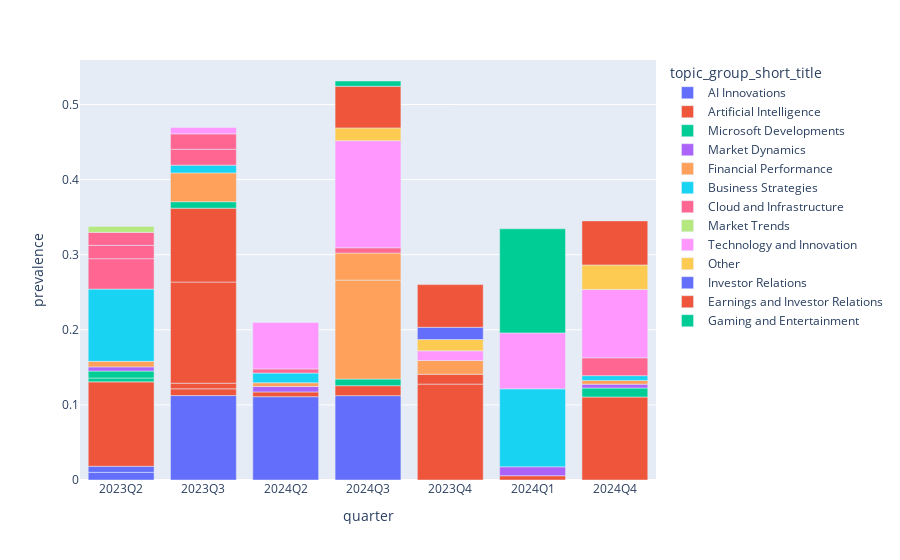

Write notebook code for a chart like this one.
### Markdown cell above
# Section 3: Corpus Level Analysis

Instead of analyzing a topic across quarters, what if we could analyze quarters across topics. Specifically, let's answer the question: What was noteworthy about each quarter. This will provide us a much richer visualization as a jumping off point for as many topic specific analyses we could want.

### Code cell
ticker = "GOOG"
quarters = pd.DataFrame(index.queryMeta(f"SELECT distinct(quarter) from doc_meta WHERE ticker='{ticker}'")).quarter
        

## This query compares one of google's quarters to all other quarters to pull out what made it distinct
## An alternative approach could be comparing the quarter only to those that came before it
## The api provides the ability to compare any 1 group to any other group and provides 
## The same high level structured overview
dfs = []
for q in quarters:
    tmp = pd.DataFrame(index.topicDiff(
        q1=f"ticker='{ticker}' AND quarter='{q}'", 
        q2=f"ticker='{ticker}' AND quarter!='{q}'",
        cutoff=1.0,
        limit=100
    )["topics"])
    tmp["quarter"] = q
    dfs.append(tmp)
topic_df = pd.concat(dfs).sort_values("quarter")

px.bar(topic_df, x="quarter", y="prevalence", hover_data=["short_title", "topic_id"], color="topic_group_short_title")

### Figure 1 — Plotly figure (JSON) as saved in the notebook; plotly's stock layout.template omitted (floating-point values rounded to 4 significant figures)
{"data": [{"alignmentgroup": "True", "customdata": [["AI Cloud Services", 42], ["Advancements in AI Models", 26], ["Generative AI Infrastructure", 57], ["Generative AI Infrastructure", 57], ["Generative AI Infrastructure", 57]], "hovertemplate": "topic_group_short_title=AI Innovations<br>quarter=%{x}<br>prevalence=%{y}<br>short_title=%{customdata[0]}<br>topic_id=%{customdata[1]}<extra></extra>", "legendgroup": "AI Innovations", "marker": {"color": "#636efa", "pattern": {"shape": ""}}, "name": "AI Innovations", "offsetgroup": "AI Innovations", "orientation": "v", "showlegend": true, "textposition": "auto", "type": "bar", "x": ["2023Q2", "2023Q2", "2023Q3", "2024Q2", "2024Q3"], "xaxis": "x", "y": [0.01023, 0.008053, 0.1124, 0.1109, 0.1123], "yaxis": "y"}, {"alignmentgroup": "True", "customdata": [["AI-Powered Retail Advertising", 77], ["Generative AI for Ads", 173], ["AI Programming Features", 111], ["AI-Powered Retail Advertising", 77], ["AI in Search Experience", 124], ["AI-Powered Retail Advertising", 77], ["AI Interaction and Engagement", 32], ["Generative AI for Ads", 173], ["AI Investment Strategy", 73], ["AI Investment Strategy", 73], ["AI in Search Experience", 124]], "hovertemplate": "topic_group_short_title=Artificial Intelligence<br>quarter=%{x}<br>prevalence=%{y}<br>short_title=%{customdata[0]}<br>topic_id=%{customdata[1]}<extra></extra>", "legendgroup": "Artificial Intelligence", "marker": {"color": "#EF553B", "pattern": {"shape": ""}}, "name": "Artificial Intelligence", "offsetgroup": "Artificial Intelligence", "orientation": "v", "showlegend": true, "textposition": "auto", "type": "bar", "x": ["2023Q2", "2023Q3", "2023Q3", "2023Q3", "2023Q3", "2023Q4", "2023Q4", "2024Q1", "2024Q2", "2024Q3", "2024Q4"], "xaxis": "x", "y": [0.1124, 0.009015, 0.007433, 0.1347, 0.09838, 0.1277, 0.01309, 0.005718, 0.006363, 0.01323, 0.1105], "yaxis": "y"}, {"alignmentgroup": "True", "customdata": [["Microsoft 365 Renewals", 119], ["Microsoft Business Solutions", 0], ["Microsoft Business Solutions", 0], ["Microsoft Business Solutions", 0], ["Microsoft Business Solutions", 0]], "hovertemplate": "topic_group_short_title=Microsoft Developments<br>quarter=%{x}<br>prevalence=%{y}<br>short_title=%{customdata[0]}<br>topic_id=%{customdata[1]}<extra></extra>", "legendgroup": "Microsoft Developments", "marker": {"color": "#00cc96", "pattern": {"shape": ""}}, "name": "Microsoft Developments", "offsetgroup": "Microsoft Developments", "orientation": "v", "showlegend": true, "textposition": "auto", "type": "bar", "x": ["2023Q2", "2023Q2", "2023Q3", "2024Q3", "2024Q4"], "xaxis": "x", "y": [0.005105, 0.009231, 0.008599, 0.008828, 0.01195], "yaxis": "y"}, {"alignmentgroup": "True", "customdata": [["Consumer Trends in China", 98], ["CapEx Investment Trends", 150], ["CapEx Investment Trends", 150], ["Market Dynamics and Opportunities", 72]], "hovertemplate": "topic_group_short_title=Market Dynamics<br>quarter=%{x}<br>prevalence=%{y}<br>short_title=%{customdata[0]}<br>topic_id=%{customdata[1]}<extra></extra>", "legendgroup": "Market Dynamics", "marker": {"color": "#ab63fa", "pattern": {"shape": ""}}, "name": "Market Dynamics", "offsetgroup": "Market Dynamics", "orientation": "v", "showlegend": true, "textposition": "auto", "type": "bar", "x": ["2023Q2", "2024Q1", "2024Q2", "2024Q4"], "xaxis": "x", "y": [0.005587, 0.01187, 0.007187, 0.005117], "yaxis": "y"}, {"alignmentgroup": "True", "customdata": [["Gross Margin Dynamics", 167], ["Leadership Transition and Investment", 185], ["Financial Performance Metrics", 134], ["Shareholder Returns", 47], ["Google Revenue Growth", 102], ["Leadership Transition and Investment", 185], ["Shareholder Returns", 47]], "hovertemplate": "topic_group_short_title=Financial Performance<br>quarter=%{x}<br>prevalence=%{y}<br>short_title=%{customdata[0]}<br>topic_id=%{customdata[1]}<extra></extra>", "legendgroup": "Financial Performance", "marker": {"color": "#FFA15A", "pattern": {"shape": ""}}, "name": "Financial Performance", "offsetgroup": "Financial Performance", "orientation": "v", "showlegend": true, "textposition": "auto", "type": "bar", "x": ["2023Q2", "2023Q3", "2023Q4", "2024Q2", "2024Q3", "2024Q3", "2024Q4"], "xaxis": "x", "y": [0.007371, 0.03839, 0.01836, 0.005013, 0.1318, 0.03602, 0.00502], "yaxis": "y"}, {"alignmentgroup": "True", "customdata": [["Cost Management and Reengineering", 191], ["Operational Efficiency Strategies", 132], ["Cost Management and Reengineering", 191], ["Operational Efficiency Strategies", 132], ["Entertainment and Commitment", 41]], "hovertemplate": "topic_group_short_title=Business Strategies<br>quarter=%{x}<br>prevalence=%{y}<br>short_title=%{customdata[0]}<br>topic_id=%{customdata[1]}<extra></extra>", "legendgroup": "Business Strategies", "marker": {"color": "#19d3f3", "pattern": {"shape": ""}}, "name": "Business Strategies", "offsetgroup": "Business Strategies", "orientation": "v", "showlegend": true, "textposition": "auto", "type": "bar", "x": ["2023Q2", "2023Q3", "2024Q1", "2024Q2", "2024Q4"], "xaxis": "x", "y": [0.09618, 0.01033, 0.1038, 0.01287, 0.006377], "yaxis": "y"}, {"alignmentgroup": "True", "customdata": [["Cloud Investment Strategy", 21], ["CapEx and Data Center Investments", 145], ["Public Cloud Profitability", 18], ["CapEx and Data Center Investments", 145], ["Cloud Investment Strategy", 21], ["Microsoft Cloud Migration", 62], ["Microsoft Cloud Migration", 62], ["CapEx and Data Center Investments", 145]], "hovertemplate": "topic_group_short_title=Cloud and Infrastructure<br>quarter=%{x}<br>prevalence=%{y}<br>short_title=%{customdata[0]}<br>topic_id=%{customdata[1]}<extra></extra>", "legendgroup": "Cloud and Infrastructure", "marker": {"color": "#FF6692", "pattern": {"shape": ""}}, "name": "Cloud and Infrastructure", "offsetgroup": "Cloud and Infrastructure", "orientation": "v", "showlegend": true, "textposition": "auto", "type": "bar", "x": ["2023Q2", "2023Q2", "2023Q2", "2023Q3", "2023Q3", "2024Q2", "2024Q3", "2024Q4"], "xaxis": "x", "y": [0.04052, 0.01779, 0.01729, 0.02112, 0.02051, 0.005556, 0.00702, 0.02378], "yaxis": "y"}, {"alignmentgroup": "True", "customdata": [["Regulatory Landscape Impact", 34]], "hovertemplate": "topic_group_short_title=Market Trends<br>quarter=%{x}<br>prevalence=%{y}<br>short_title=%{customdata[0]}<br>topic_id=%{customdata[1]}<extra></extra>", "legendgroup": "Market Trends", "marker": {"color": "#B6E880", "pattern": {"shape": ""}}, "name": "Market Trends", "offsetgroup": "Market Trends", "orientation": "v", "showlegend": true, "textposition": "auto", "type": "bar", "x": ["2023Q2"], "xaxis": "x", "y": [0.007901], "yaxis": "y"}, {"alignmentgroup": "True", "customdata": [["Open Source Innovations", 25], ["Cybersecurity Innovations", 11], ["AI in Consumer Devices", 87], ["AI in Consumer Devices", 87], ["Innovation in Technology", 37], ["AI in Consumer Devices", 87]], "hovertemplate": "topic_group_short_title=Technology and Innovation<br>quarter=%{x}<br>prevalence=%{y}<br>short_title=%{customdata[0]}<br>topic_id=%{customdata[1]}<extra></extra>", "legendgroup": "Technology and Innovation", "marker": {"color": "#FF97FF", "pattern": {"shape": ""}}, "name": "Technology and Innovation", "offsetgroup": "Technology and Innovation", "orientation": "v", "showlegend": true, "textposition": "auto", "type": "bar", "x": ["2023Q3", "2023Q4", "2024Q1", "2024Q2", "2024Q3", "2024Q4"], "xaxis": "x", "y": [0.008428, 0.01287, 0.07448, 0.06192, 0.1426, 0.09099], "yaxis": "y"}, {"alignmentgroup": "True", "customdata": [["Autonomous Ride-Hailing Expansion", 69], ["Autonomous Ride-Hailing Expansion", 69], ["Autonomous Ride-Hailing Expansion", 69]], "hovertemplate": "topic_group_short_title=Other<br>quarter=%{x}<br>prevalence=%{y}<br>short_title=%{customdata[0]}<br>topic_id=%{customdata[1]}<extra></extra>", "legendgroup": "Other", "marker": {"color": "#FECB52", "pattern": {"shape": ""}}, "name": "Other", "offsetgroup": "Other", "orientation": "v", "showlegend": true, "textposition": "auto", "type": "bar", "x": ["2023Q4", "2024Q3", "2024Q4"], "xaxis": "x", "y": [0.01507, 0.01709, 0.03261], "yaxis": "y"}, {"alignmentgroup": "True", "customdata": [["Teleconference Q&A Sessions", 95]], "hovertemplate": "topic_group_short_title=Investor Relations<br>quarter=%{x}<br>prevalence=%{y}<br>short_title=%{customdata[0]}<br>topic_id=%{customdata[1]}<extra></extra>", "legendgroup": "Investor Relations", "marker": {"color": "#636efa", "pattern": {"shape": ""}}, "name": "Investor Relations", "offsetgroup": "Investor Relations", "orientation": "v", "showlegend": true, "textposition": "auto", "type": "bar", "x": ["2023Q4"], "xaxis": "x", "y": [0.01631], "yaxis": "y"}, {"alignmentgroup": "True", "customdata": [["Investor Inquiries", 154], ["Investor Inquiries", 154], ["Investor Inquiries", 154]], "hovertemplate": "topic_group_short_title=Earnings and Investor Relations<br>quarter=%{x}<br>prevalence=%{y}<br>short_title=%{customdata[0]}<br>topic_id=%{customdata[1]}<extra></extra>", "legendgroup": "Earnings and Investor Relations", "marker": {"color": "#EF553B", "pattern": {"shape": ""}}, "name": "Earnings and Investor Relations", "offsetgroup": "Earnings and Investor Relations", "orientation": "v", "showlegend": true, "textposition": "auto", "type": "bar", "x": ["2023Q4", "2024Q3", "2024Q4"], "xaxis": "x", "y": [0.05679, 0.05541, 0.05867], "yaxis": "y"}, {"alignmentgroup": "True", "customdata": [["YouTube Monetization Strategies", 84], ["Advantage+ Ad Solutions", 86]], "hovertemplate": "topic_group_short_title=Gaming and Entertainment<br>quarter=%{x}<br>prevalence=%{y}<br>short_title=%{customdata[0]}<br>topic_id=%{customdata[1]}<extra></extra>", "legendgroup": "Gaming and Entertainment", "marker": {"color": "#00cc96", "pattern": {"shape": ""}}, "name": "Gaming and Entertainment", "offsetgroup": "Gaming and Entertainment", "orientation": "v", "showlegend": true, "textposition": "auto", "type": "bar", "x": ["2024Q1", "2024Q3"], "xaxis": "x", "y": [0.1386, 0.007024], "yaxis": "y"}], "layout": {"autosize": true, "barmode": "relative", "legend": {"title": {"text": "topic_group_short_title"}, "tracegroupgap": 0}, "margin": {"t": 60}, "xaxis": {"anchor": "y", "autorange": true, "domain": [0, 1], "range": [-0.5, 6.5], "title": {"text": "quarter"}, "type": "category"}, "yaxis": {"anchor": "x", "autorange": true, "domain": [0, 1], "range": [0, 0.5593], "title": {"text": "prevalence"}, "type": "linear"}}}
